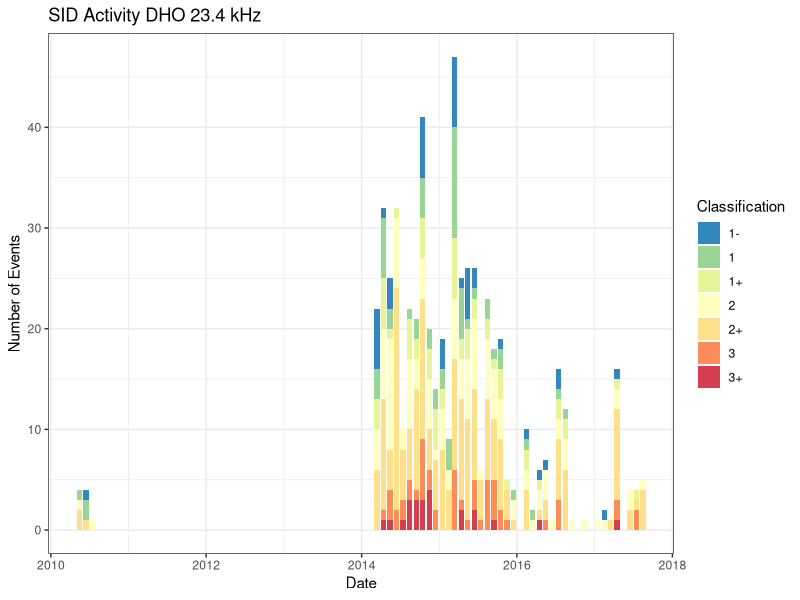

R code for this plot:
Sys.setenv(TZ="GMT")

#library(data.table)
library(ggplot2)
library(dplyr)
#library(lubridate)
library(tidyr)

# Read in SID data. 
raw <- read.csv("Solar Activity/SID Log-Table.csv", sep=";", skip=1, as.is=T, na.strings="", strip.white=T, col.names=c("date","t0","t0_q","t1","t1_q","t2","t2_q","dt", "definition", "transmitter"))
nrow(raw)

# Select only columns needed.
raw <- raw %>% select(date, t0, t1, t2, definition, transmitter)

# Preprocess data.
data <- with(raw, {
  df <- data.frame(date=as.Date(date,"%Y-%m-%d"))
  df$day <- as.numeric(substr(date,9,10))
  df$month <- as.numeric(substr(date,6,7))
  df$year <- as.numeric(substr(date,1,4))
  df$begin <- as.numeric(strptime(paste(date, t0), "%Y-%m-%d %H:%M"))
  df$peak <- as.numeric(strptime(paste(date, t1), "%Y-%m-%d %H:%M"))
  df$end <- as.numeric(strptime(paste(date, t2), "%Y-%m-%d %H:%M"))
  df$definition <- as.factor(definition)
  df$transmitter <- as.factor(transmitter)
  df
})

# Read SID signal classification from file.
classification <- read.csv("Classification.csv", as.is=T)
classification

# Apply SID signal classification.
data$classification <- with(data, {
  duration <- trunc((end - begin) / 60 + 0.5) # minutes
  code <- rep(NA, length(duration))
  for (i in seq(1,length(code))) {
    code[duration >= classification$t0[i] & duration <= classification$t1[i]] = classification$code[i]
  }
  factor(code, levels=c("1-", "1", "1+", "2", "2+", "3", "3+"))
})

# Preprocessing result.
head(data)

first.of.current.month <- as.Date(cut(Sys.Date(),"month"))

DHO <- data %>% 
  
  filter(transmitter == "DHO 23.4") %>%
  
  # Filter any event before the first of current month (= omit current month)
  filter(date < first.of.current.month) %>%
  
  # Set date as mid of month (to group by month).
  mutate(date=as.Date(paste(year,month,"15",sep="-"),"%Y-%m-%d")) %>%
  
  # Pick only needed columns.
  select(date, classification) %>% 
  
  # Group by date and classification.
  group_by(date, classification) %>%
  
  # Summarize events.
  summarize(n=n())

ggplot(DHO) +
  geom_bar(aes(x=date, y=n, fill=classification), stat="identity") +
  scale_fill_brewer(name="Classification", palette="Spectral", direction=-1) +
  labs(title="SID Activity DHO 23.4 kHz", x="Date", y="Number of Events") +
  theme_bw()